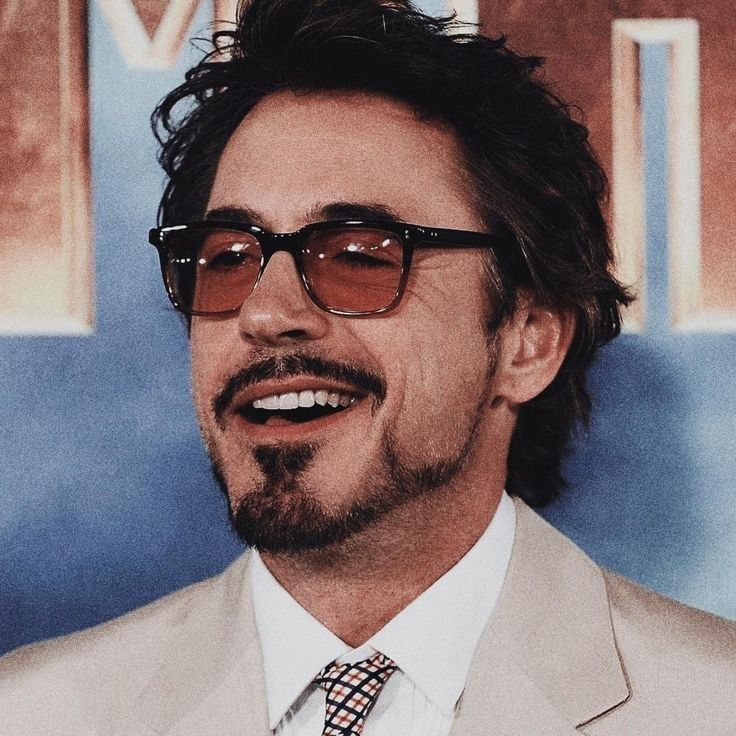
#> input picture photos/tony2.jpeg, 736 x 736 px, found by its file name
$ python histogram.py
#> lines starting #> are read from the running program, lines starting #| are printed output that depends on the picture; after the words box and inside, x2 and y2 are one past the last pixel; in counts of white or black regions, pixels touching at a corner belong together
import cv2 as cv
import matplotlib.pyplot as plt
import numpy as np

img= cv.imread('photos/tony2.jpeg')
#> img is the input picture: shape (736, 736, 3); mean B, G, R 117.8, 115.3, 129.9
# cv.imshow('Original Image', img)


blank=np.zeros(img.shape[:2], dtype='uint8')

gray= cv.cvtColor(img, cv.COLOR_BGR2GRAY)
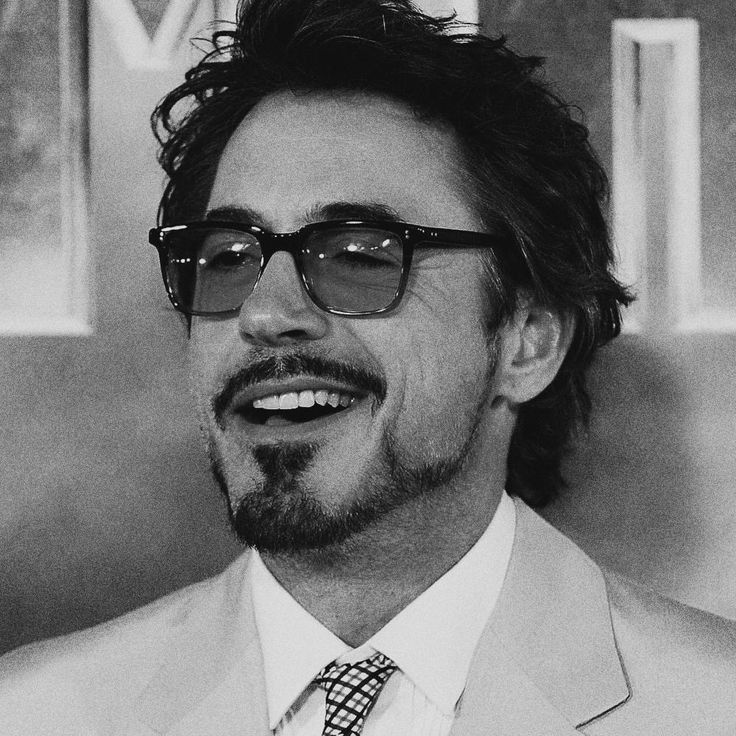
#> gray: shape (736, 736); min 0, max 254, mean 120
# cv.imshow('Gray Image', gray)

mask=cv.circle(blank, (img.shape[1]//2, img.shape[0]//2), 100, 255, -1)
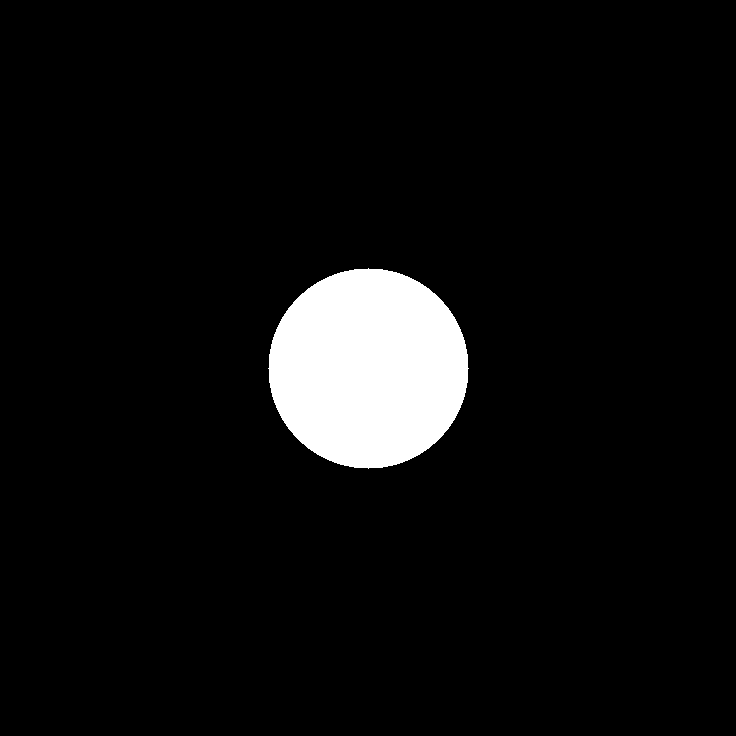
#> blank: shape (736, 736); 5.8% white; 1 white region, box (x1, y1, x2, y2) and area: (268, 268, 469, 469) 31417

masked=cv.bitwise_and(gray, gray, mask=mask)
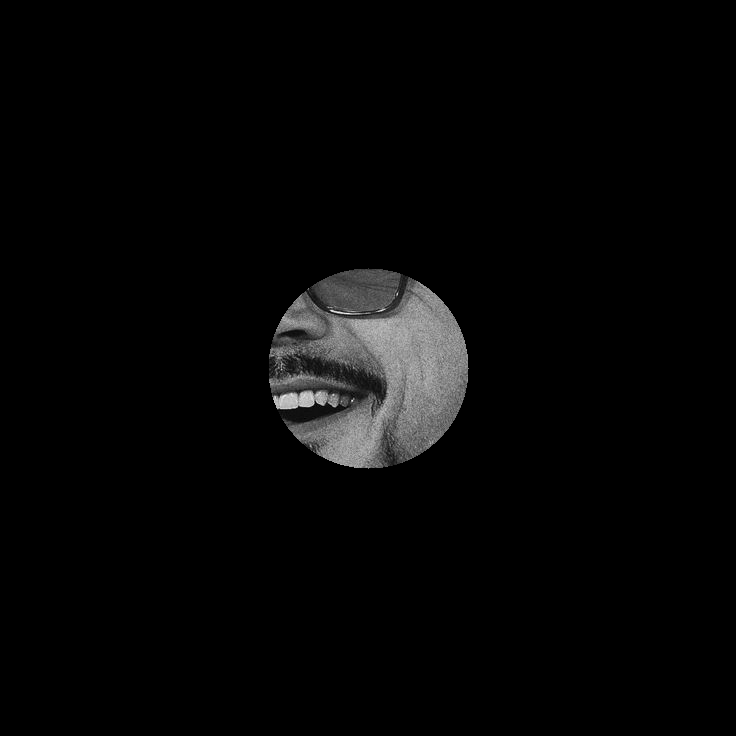
#> masked: shape (736, 736); min 0, max 242, mean 6.3
cv.imshow('Masked Gray Image', masked)


# [11 lines of commented-out code are left out]
colors=('b','g', 'r')
for i, color in enumerate(colors):
    hist = cv.calcHist([img], [i], mask, [256], [0, 256])
    plt.plot(hist, color=color)
    plt.xlim([0, 256])
plt.title('Color Histogram')
plt.show()
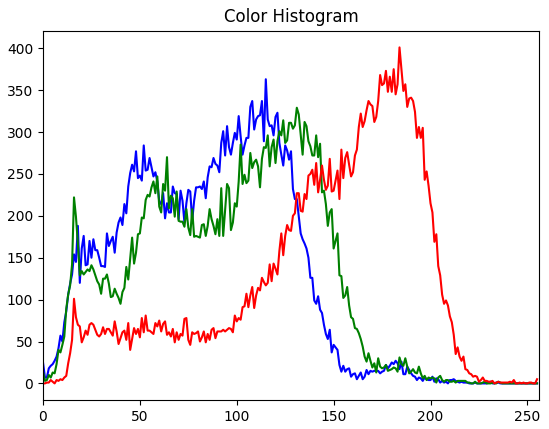
#> figure drawn by matplotlib, 1 panel; curve peaks at x = 115, y = 363; curve peaks at x = 131, y = 329; curve peaks at x = 184, y = 401

cv.waitKey(0)

$ run again, with photos/cats.jpeg copied over photos/tony2.jpeg
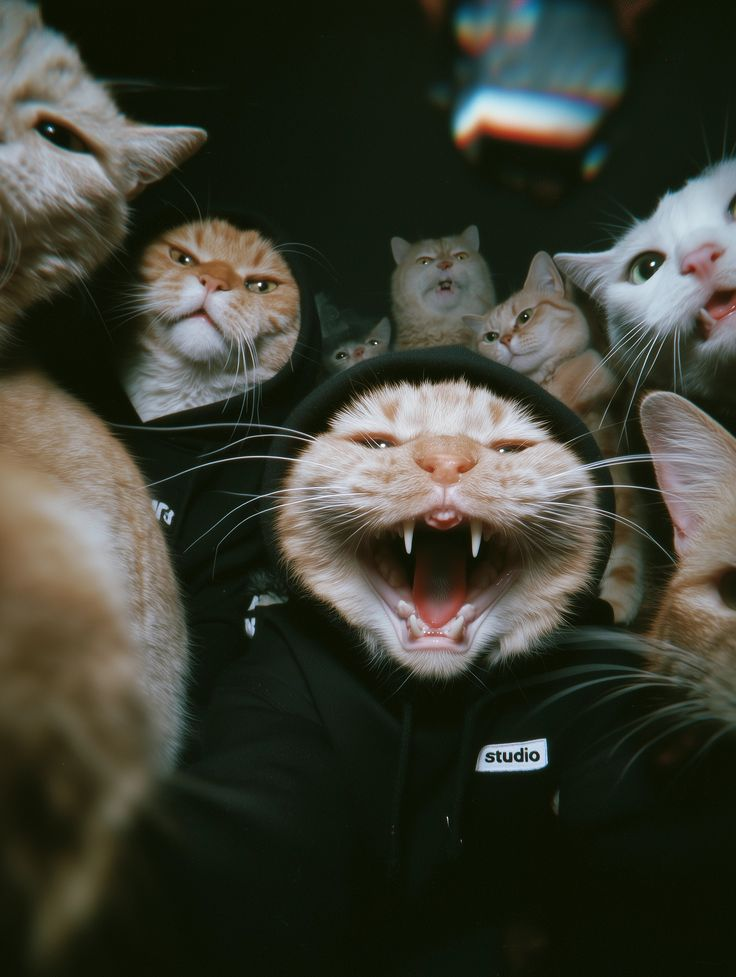
#> input picture photos/cats.jpeg, 736 x 977 px, found by its file name
#> img is the input picture: shape (977, 736, 3); mean B, G, R 51.1, 62.4, 60.7
#> `mask=cv.circle(blank, (img.shape[1]//2, img.shape[0]//2), 100, 255, -1)`:
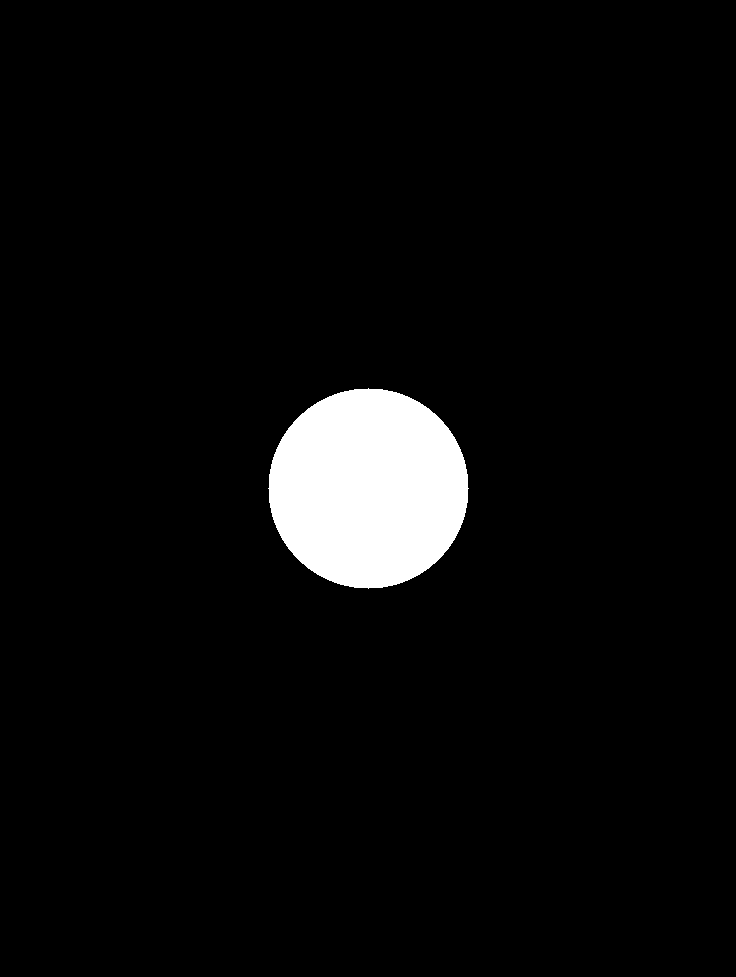
#> blank: shape (977, 736); 4.4% white; 1 white region, box (x1, y1, x2, y2) and area: (268, 388, 469, 589) 31417
#> `plt.show()`:
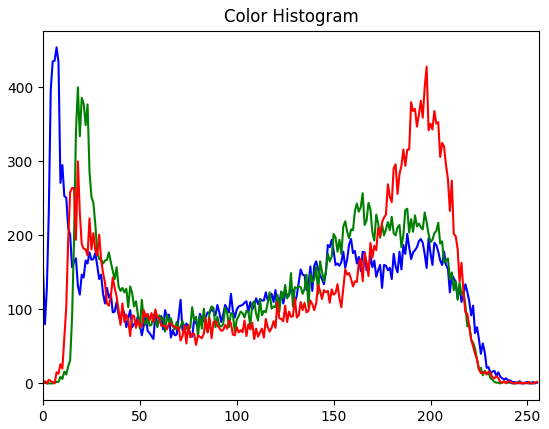
#> figure drawn by matplotlib, 1 panel; curve peaks at x = 7, y = 454; curve peaks at x = 18, y = 400; curve peaks at x = 198, y = 428
